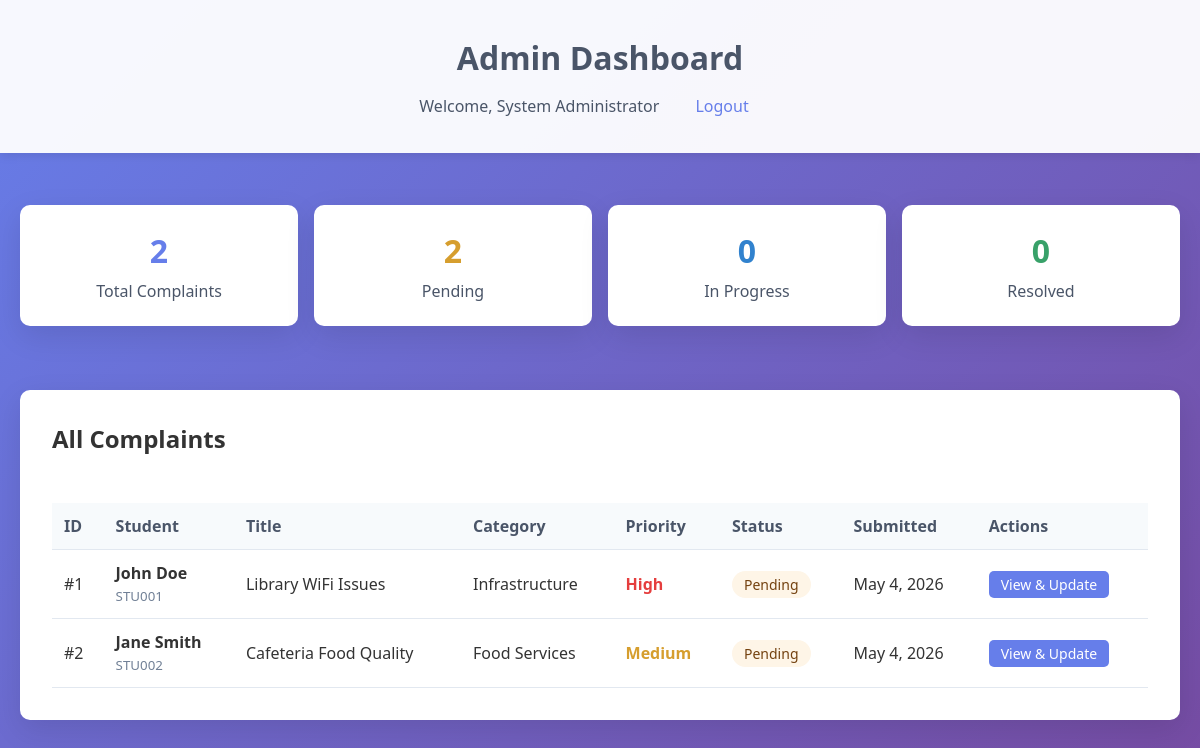
/admin_dashboard.php (signed in), run on the app's committed database.
### tables this page shows
CREATE TABLE IF NOT EXISTS complaints (
    id INT AUTO_INCREMENT PRIMARY KEY,
    student_id INT NOT NULL,
    title VARCHAR(200) NOT NULL,
    description TEXT NOT NULL,
    category VARCHAR(50) NOT NULL,
    priority ENUM('Low', 'Medium', 'High') DEFAULT 'Medium',
    status ENUM('Pending', 'In Progress', 'Resolved', 'Closed') DEFAULT 'Pending',
    created_at TIMESTAMP DEFAULT CURRENT_TIMESTAMP,
    updated_at TIMESTAMP DEFAULT CURRENT_TIMESTAMP ON UPDATE CURRENT_TIMESTAMP,
    FOREIGN KEY (student_id) REFERENCES students(id) ON DELETE CASCADE
);

CREATE TABLE IF NOT EXISTS students (
    id INT AUTO_INCREMENT PRIMARY KEY,
    student_id VARCHAR(20) UNIQUE NOT NULL,
    name VARCHAR(100) NOT NULL,
    email VARCHAR(100) UNIQUE NOT NULL,
    password VARCHAR(255) NOT NULL,
    department VARCHAR(50) NOT NULL,
    year INT NOT NULL,
    created_at TIMESTAMP DEFAULT CURRENT_TIMESTAMP
);

### admin_dashboard.php (the view, shortened to what this page needs)
<?php
require_once 'config/database.php';
$stmt = $conn->prepare("
    SELECT c.*, s.name as student_name, s.student_id, s.department, s.year, s.email
    FROM complaints c
    JOIN students s ON c.student_id = s.id
    ORDER BY c.created_at DESC
");
$stmt->execute();
$complaints = $stmt->fetchAll(PDO::FETCH_ASSOC);
$stats_stmt = $conn->prepare("
    SELECT
        COUNT(*) as total_complaints,
        SUM(CASE WHEN status = 'Pending' THEN 1 ELSE 0 END) as pending,
        SUM(CASE WHEN status = 'In Progress' THEN 1 ELSE 0 END) as in_progress,
        SUM(CASE WHEN status = 'Resolved' THEN 1 ELSE 0 END) as resolved,
        SUM(CASE WHEN status = 'Closed' THEN 1 ELSE 0 END) as closed
    FROM complaints
");
$stats_stmt->execute();
$stats = $stats_stmt->fetch(PDO::FETCH_ASSOC);
?>
<!DOCTYPE html>
<html lang="en">
<head>
    <link rel="stylesheet" href="css/style.css">
</head>
<body>
    <div class="header">
        <div class="container">
            <h1>Admin Dashboard</h1>
            <div class="nav">
                <span style="color: #4a5568;">Welcome, <?php echo htmlspecialchars($_SESSION['admin_name']); ?></span>
                <a href="logout.php">Logout</a>
            </div>
        </div>
    </div>
    <div class="container">
        <div style="display: grid; grid-template-columns: repeat(auto-fit, minmax(200px, 1fr)); gap: 1rem; margin-bottom: 2rem;">
            <div class="card" style="text-align: center; padding: 1.5rem;">
                <h3 style="color: #667eea; font-size: 2rem; margin-bottom: 0.5rem;"><?php echo $stats['total_complaints']; ?></h3>
                <p style="color: #4a5568;">Total Complaints</p>
            </div>
            <div class="card" style="text-align: center; padding: 1.5rem;">
                <h3 style="color: #d69e2e; font-size: 2rem; margin-bottom: 0.5rem;"><?php echo $stats['pending']; ?></h3>
                <p style="color: #4a5568;">Pending</p>
            </div>
            <div class="card" style="text-align: center; padding: 1.5rem;">
                <h3 style="color: #3182ce; font-size: 2rem; margin-bottom: 0.5rem;"><?php echo $stats['in_progress']; ?></h3>
                <p style="color: #4a5568;">In Progress</p>
            </div>
            <div class="card" style="text-align: center; padding: 1.5rem;">
                <h3 style="color: #38a169; font-size: 2rem; margin-bottom: 0.5rem;"><?php echo $stats['resolved']; ?></h3>
                <p style="color: #4a5568;">Resolved</p>
            </div>
        </div>
        <div class="card">
            <h2 style="margin-bottom: 2rem;">All Complaints</h2>
            <?php if (empty($complaints)): ?>
                <div style="text-align: center; padding: 2rem; color: #718096;">
                    <p>No complaints have been submitted yet.</p>
                </div>
            <?php else: ?>
                <div style="overflow-x: auto;">
                    <table class="table">
                        <thead>
                            <tr>
                                <th>ID</th>
                                <th>Student</th>
                                <th>Title</th>
                                <th>Category</th>
                                <th>Priority</th>
                                <th>Status</th>
                                <th>Submitted</th>
                                <th>Actions</th>
                            </tr>
                        </thead>
                        <tbody>
                            <?php foreach ($complaints as $complaint): ?>
                                <tr>
                                    <td>#<?php echo $complaint['id']; ?></td>
                                    <td>
                                        <div>
                                            <strong><?php echo htmlspecialchars($complaint['student_name']); ?></strong><br>
                                            <small style="color: #718096;"><?php echo htmlspecialchars($complaint['student_id']); ?></small>
                                        </div>
                                    </td>
                                    <td><?php echo htmlspecialchars($complaint['title']); ?></td>
                                    <td><?php echo htmlspecialchars($complaint['category']); ?></td>
                                    <td>
                                        <span class="priority-<?php echo strtolower($complaint['priority']); ?>">
                                            <?php echo $complaint['priority']; ?>
                                        </span>
                                    </td>
                                    <td>
                                        <span class="status-badge status-<?php echo strtolower(str_replace(' ', '', $complaint['status'])); ?>">
                                            <?php echo $complaint['status']; ?>
                                        </span>
                                    </td>
                                    <td><?php echo date('M j, Y', strtotime($complaint['created_at'])); ?></td>
                                    <td>
                                        <a href="admin_view_complaint.php?id=<?php echo $complaint['id']; ?>"
                                           class="btn btn-primary" style="padding: 0.25rem 0.75rem; font-size: 0.875rem;">
                                           View & Update
                                        </a>
                                    </td>
                                </tr>
                            <?php endforeach; ?>
                        </tbody>
                    </table>
                </div>
            <?php endif; ?>
        </div>
    </div>
</body>
</html>

### css/style.css (style rules this page uses)
* { margin: 0; padding: 0; box-sizing: border-box; }
body { font-family: 'Segoe UI', Tahoma, Geneva, Verdana, sans-serif; background: linear-gradient(135deg, #667eea 0%, #764ba2 100%); min-height: 100vh; color: #333; }
.container { max-width: 1200px; margin: 0 auto; padding: 20px; }
.header { background: rgba(255, 255, 255, 0.95); padding: 1rem 0; box-shadow: 0 2px 10px rgba(0, 0, 0, 0.1); margin-bottom: 2rem; }
.header h1 { text-align: center; color: #4a5568; font-size: 2rem; font-weight: 600; }
.nav { text-align: center; margin-top: 1rem; }
.nav a { color: #667eea; text-decoration: none; margin: 0 1rem; padding: 0.5rem 1rem; border-radius: 5px; transition: all 0.3s ease; }
.card { background: white; border-radius: 10px; padding: 2rem; box-shadow: 0 10px 30px rgba(0, 0, 0, 0.1); margin-bottom: 2rem; }
.btn { padding: 0.75rem 1.5rem; border: none; border-radius: 5px; font-size: 1rem; cursor: pointer; transition: all 0.3s ease; text-decoration: none; display: inline-block; text-align: center; }
.btn-primary { background: #667eea; color: white; }
.table { width: 100%; border-collapse: collapse; margin-top: 1rem; }
.table th, .table td { padding: 0.75rem; text-align: left; border-bottom: 1px solid #e2e8f0; }
.table th { background: #f7fafc; font-weight: 600; color: #4a5568; }
.status-badge { padding: 0.25rem 0.75rem; border-radius: 20px; font-size: 0.875rem; font-weight: 500; }
.status-pending { background: #fef5e7; color: #744210; }
.priority-high { color: #e53e3e; font-weight: 600; }
.priority-medium { color: #d69e2e; font-weight: 600; }

### data on the page
complaints: id "1", student.name "John Doe", student.student_id "STU001", title "Library WiFi Issues", category "Infrastructure", priority "High", status "Pending", created_at "May 4, 2026"
complaints: id "2", student.name "Jane Smith", student.student_id "STU002", title "Cafeteria Food Quality", category "Food Services", priority "Medium", status "Pending", created_at "May 4, 2026"

### other printed values
$_SESSION['admin_name'] "System Administrator"
$stats['total_complaints'] "2"
$stats['pending'] "2"
$stats['in_progress'] "0"
$stats['resolved'] "0"
